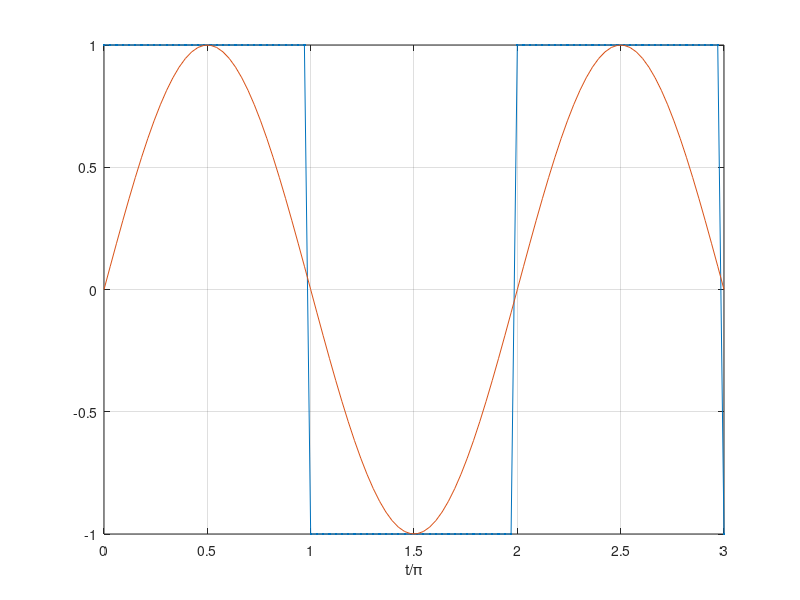

Reproduce this figure in MATLAB.
% Igualmente espaçado de 0 a 3pi
t = linspace(0,3*pi);
x = square(t);

plot(t/pi,x,'.-',t/pi,sin(t))
xlabel('t/\pi')
grid on
